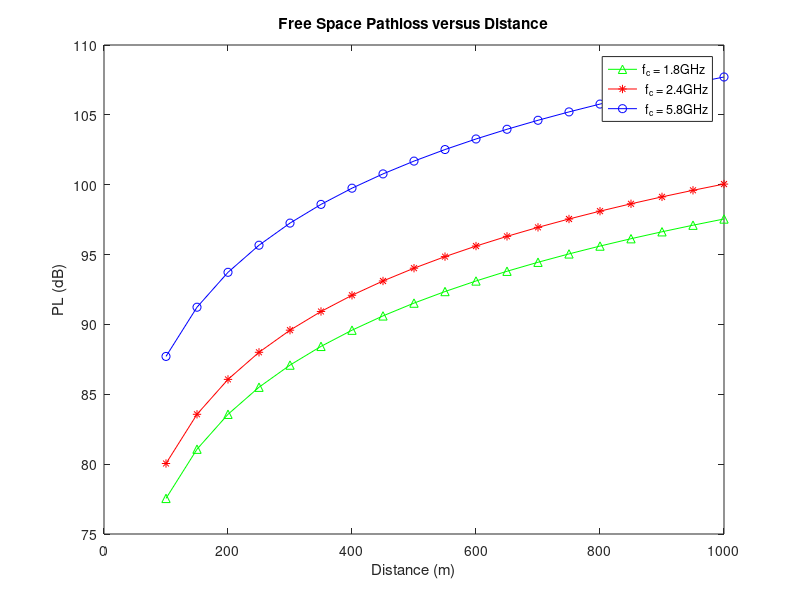
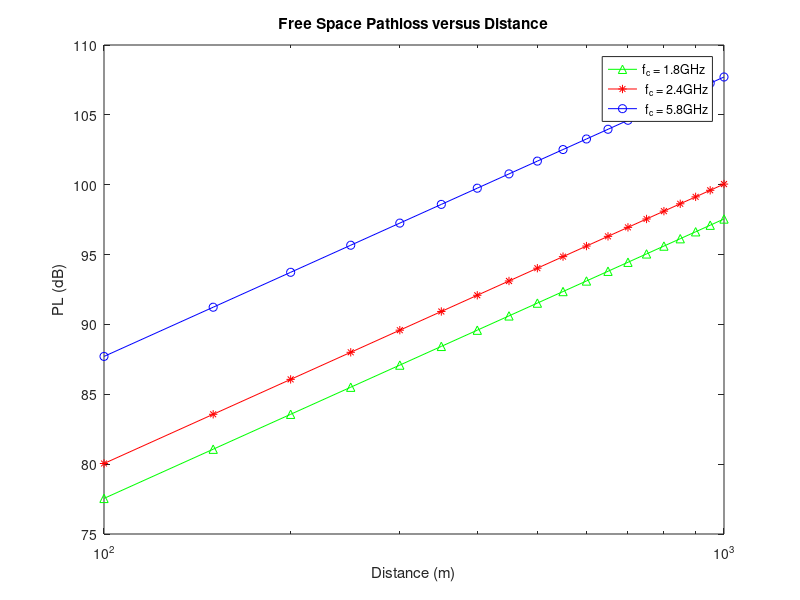

Reproduce these figures in MATLAB, in order.
%%
clear all; 
close all; 
clc;
%% Computing FSPL
fc = 1800e6; 
c = 3e8; 
d = [100:50:1000]; 
lam = c/fc; 

PL = (4 * pi * d/lam).^2; % the dot perform element by element calculation
PL_dB = 10*log10(PL);


%% Computing FSPL for multiple carrier frequencies using a for loop
fc_vector = [1800e6 2400e6 5800e6]; 
c = 3e8; 
d = [100:50:1000]; 
PL_dB_fc = []; 

for(k=1:length(fc_vector))
    lam = c/fc_vector(k); 
    PL = (4 * pi * d/lam).^2; 
    PL_dB = 10*log10(PL); 
    PL_dB_fc = [PL_dB_fc; PL_dB];
end
%% Plotting
figure; 
plot(d, PL_dB_fc(1,:), 'g-^')
hold on
plot(d, PL_dB_fc(2,:), 'r-*')
hold on
plot(d, PL_dB_fc(3,:), 'b-o')
hold on
xlabel('Distance (m)') %Labelsthe x-axis
ylabel('PL (dB)') %Labels the y-axis
legend('f_c = 1.8GHz',' f_c = 2.4GHz',' f_c = 5.8GHz') %Creates the legend
title('Free Space Pathloss versus Distance') %give a title to the figure

figure %This creates a new figure
%Plot first row of PL_dB_fc with d, the curve is in green 'g' colour with a marker '^'. The x-axis is in log scale
semilogx(d, PL_dB_fc(1,:),'g-^')
hold on %The figure is held to make successive plots on the same figure
%Plotsecond row of PL_dB_fc with d, the curve is in green 'r' colour with a marker '*'. The x-axis is in log scale
semilogx(d, PL_dB_fc(2,:),'r-*')
%Plot the third row of PL_dB_fc with d, the curve is in green 'b' colour with a marker 'o'. The x-axis is in log scale
semilogx(d, PL_dB_fc(3,:),'b-o')
xlabel('Distance (m)') %Labelsthe x-axis
ylabel('PL (dB)') %Labels the y-axis
legend('f_c = 1.8GHz',' f_c = 2.4GHz',' f_c = 5.8GHz') %Creates the legend
title('Free Space Pathloss versus Distance') %give a title to the figure

%%
